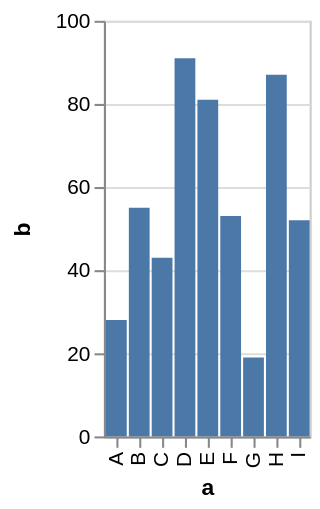

Specify this chart in Vega-Lite:
### Vega specification from a JSON file in a GitHub repository (floating-point values rounded to 4 significant figures)
{"$schema": "https://vega.github.io/schema/vega/v3.0.json", "description": "A simple bar chart with embedded data.", "autosize": "pad", "padding": 5, "encode": {"update": {"stroke": {"value": "#ccc"}, "fill": {"value": "transparent"}}}, "data": [{"name": "source_0", "values": [{"a": "A", "b": 28}, {"a": "B", "b": 55}, {"a": "C", "b": 43}, {"a": "D", "b": 91}, {"a": "E", "b": 81}, {"a": "F", "b": 53}, {"a": "G", "b": 19}, {"a": "H", "b": 87}, {"a": "I", "b": 52}]}, {"name": "data_0", "source": "source_0", "transform": [{"type": "formula", "expr": "toNumber(datum[\"b\"])", "as": "b"}, {"type": "filter", "expr": "datum[\"b\"] !== null && !isNaN(datum[\"b\"])"}]}], "signals": [{"name": "x_step", "value": 11}, {"name": "width", "update": "bandspace(domain('x').length, 0.1, 0.05) * x_step"}, {"name": "height", "update": "200"}], "marks": [{"name": "marks", "type": "rect", "role": "bar", "from": {"data": "data_0"}, "encode": {"update": {"x": {"scale": "x", "field": "a"}, "width": {"scale": "x", "band": true}, "y": {"scale": "y", "field": "b"}, "y2": {"scale": "y", "value": 0}, "fill": {"value": "#4c78a8"}}}}], "scales": [{"name": "x", "type": "band", "domain": {"data": "data_0", "field": "a", "sort": true}, "range": {"step": {"signal": "x_step"}}, "round": true, "paddingInner": 0.1, "paddingOuter": 0.05}, {"name": "y", "type": "linear", "domain": {"data": "data_0", "field": "b"}, "range": [{"signal": "height"}, 0], "round": true, "nice": true, "zero": true}], "axes": [{"scale": "x", "labelOverlap": true, "orient": "bottom", "title": "a", "zindex": 1, "encode": {"labels": {"update": {"angle": {"value": 270}, "align": {"value": "right"}, "baseline": {"value": "middle"}}}}}, {"scale": "y", "labelOverlap": true, "orient": "left", "tickCount": {"signal": "ceil(height/40)"}, "title": "b", "zindex": 1}, {"scale": "y", "domain": false, "grid": true, "labels": false, "maxExtent": 0, "minExtent": 0, "orient": "left", "tickCount": {"signal": "ceil(height/40)"}, "ticks": false, "zindex": 0, "gridScale": "x"}], "config": {"axis": {"domainColor": "#888", "tickColor": "#888"}, "axisY": {"minExtent": 30}}}
